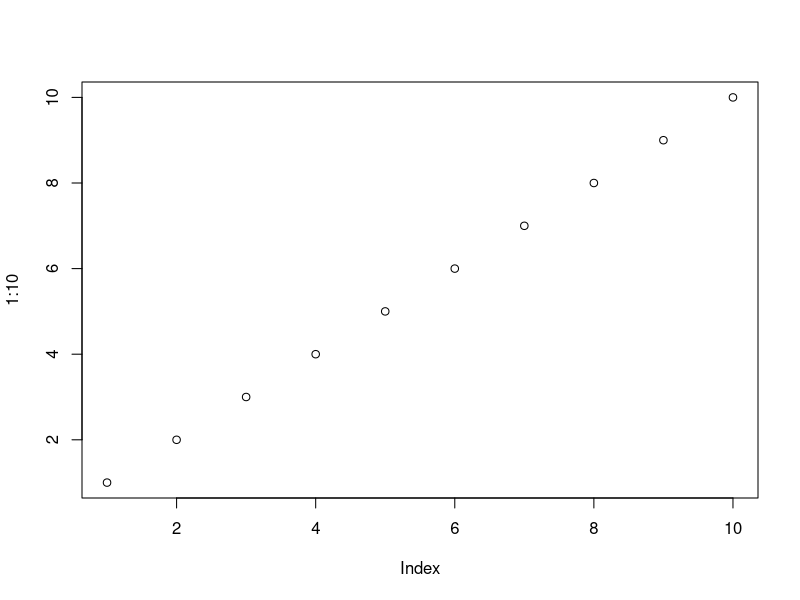
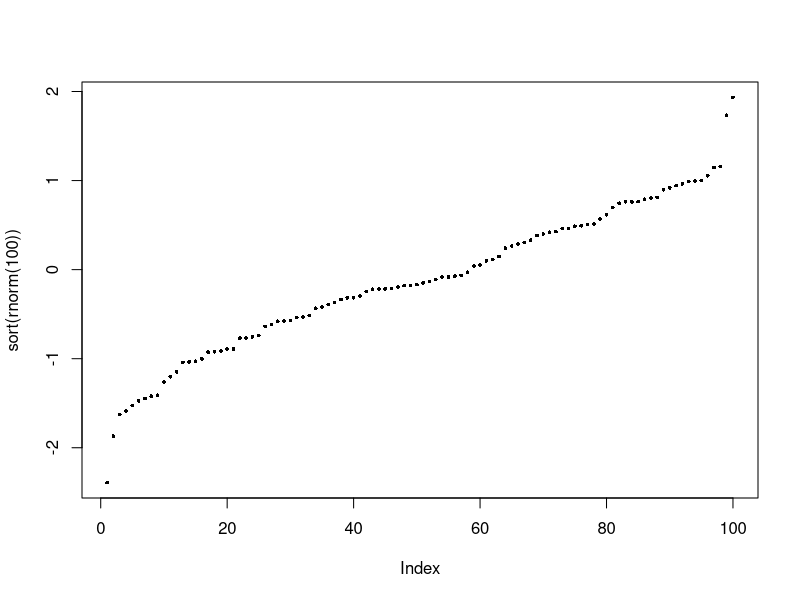
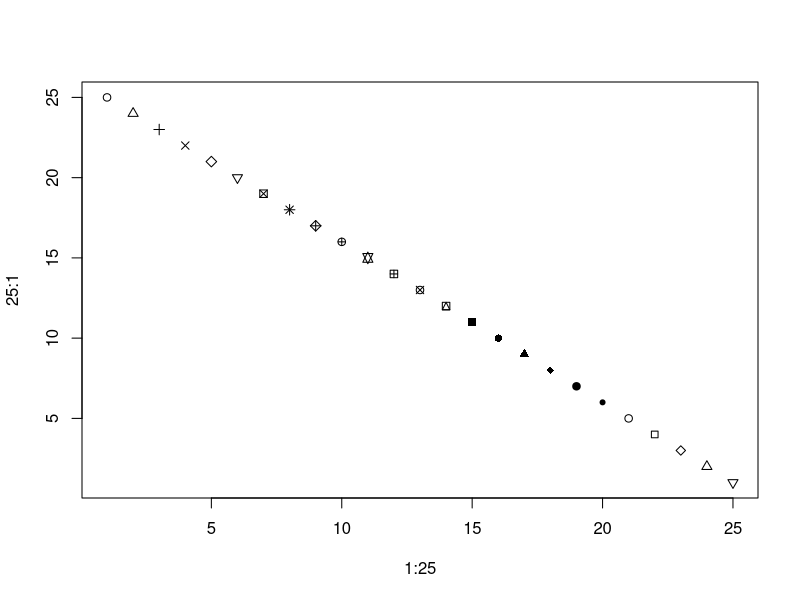
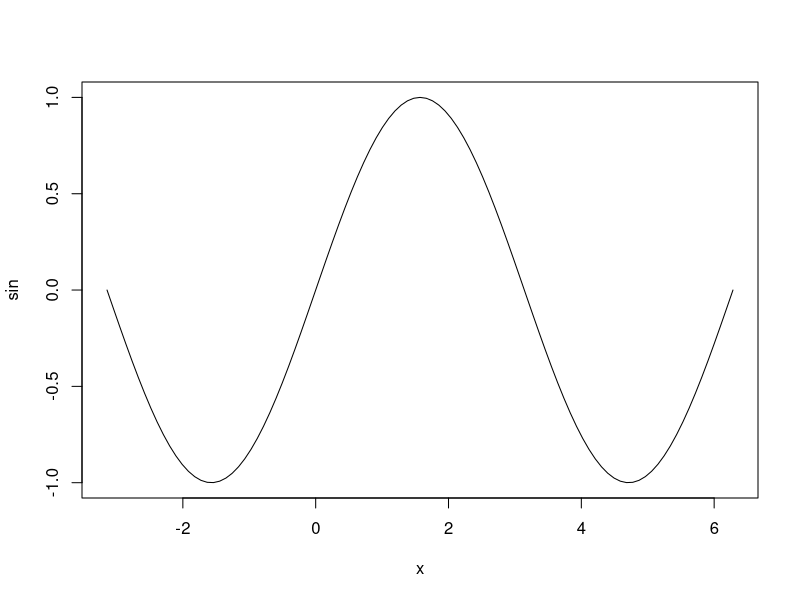
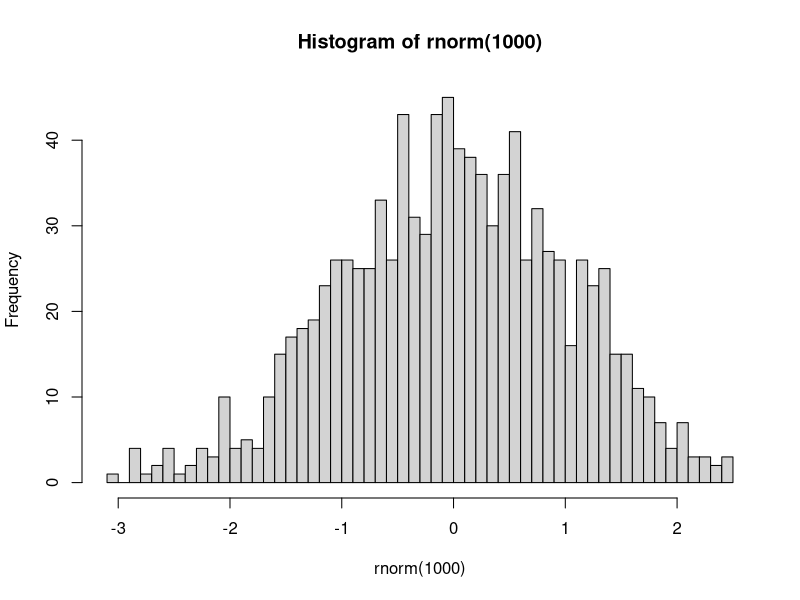
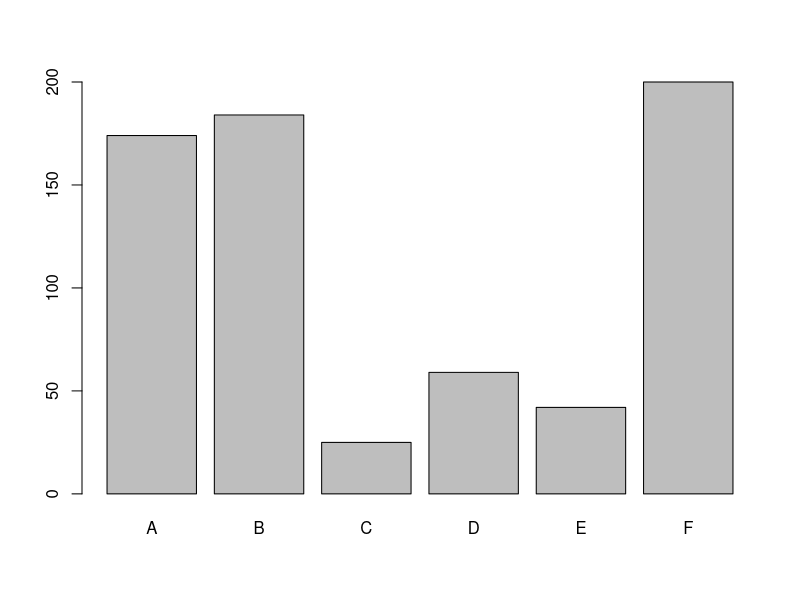
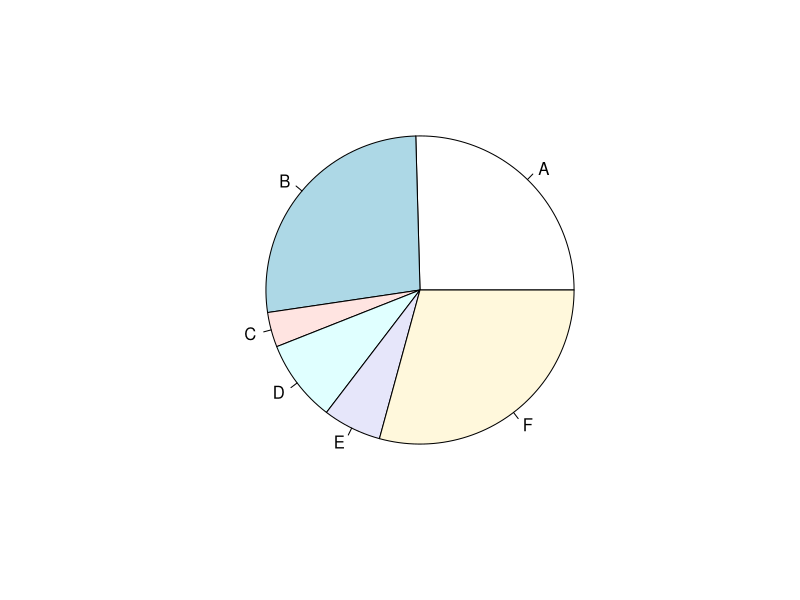
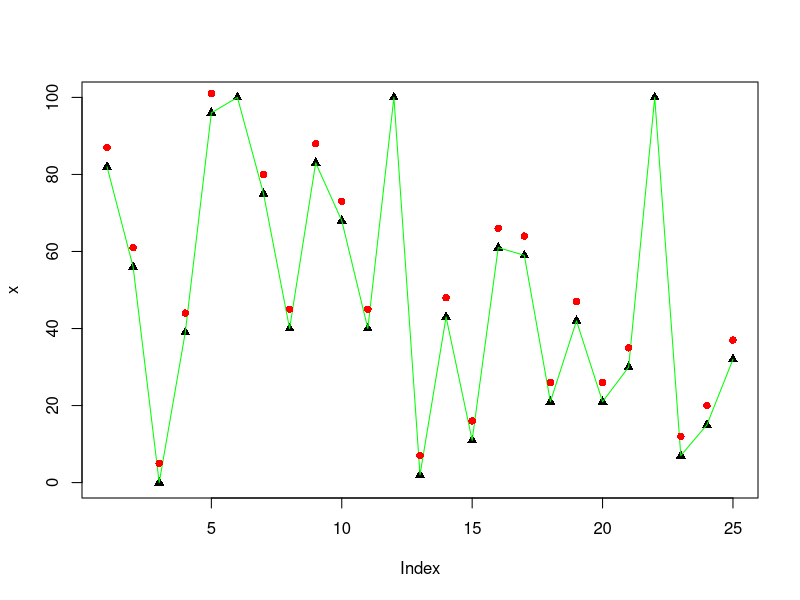

Here is the R script that generated these plots, in order:
## ---- chunk 1
knitr::opts_chunk$set(echo = TRUE, message=FALSE, warning=FALSE)
## ---- chunk 2
x=3.14159; y='hello world'; z=TRUE
# ou
x <- 5 
5 -> x
## ---- chunk 3
print(y)
# on peut aussi utiliser les parenthèses autour lors de la création d'objets pour les afficher les résultats
( num <- 3.14 )  
## ---- chunk 4
str(x)
str(max)
## ---- chunk 5
#ls()              # lister les objets dans Environnement
rm(y)             # supprimer un objet
#rm(list=ls())     # supprimer tous les objets
## ---- chunk 6
# getwd()                                # afficher le répertoire de travail actuel
# setwd("/Users/robinedwards/Documents") # définir un répertoire de travail
print    (  "R ignores the 'white-space' in command syntax"     )   
## ---- chunk 7
# help(fonction à préciser)
# par exemple:
# help(max)
# ou
# ?max
# ??csv                  # rechercher dans toute la documentation
# library(help=utils)    # aide pour un package en particulier
## ---- chunk 8
vec <- c(2,5,8,3,7)
# pour une suite de nombre
vec <- 10:20
## ---- chunk 9
vec[3]
vec[3:6]
vec[ c(1,3,8) ]
## ---- chunk 10
vec > 15
vec[vec > 15]
## ---- chunk 11
5 %in% vec
12 %in% vec
## ---- chunk 12
(x = c('one', 'five', 'two', 3, 'two'))
## ---- chunk 13
match('two', x)
match(c('two','five'), x)
## ---- chunk 14
vec <- c(10,6,2,4,10,2,8,7,1,6)
sort(vec)
## ---- chunk 15
matrx = matrix(1:15, 3, 5)
# ou
matrx <- 1:12
dim(matrx) <- c(3,4)
matrx
## ---- chunk 16
t(matrx) # a matrix can be easily transposed
## ---- chunk 17
(matrx = matrix(c(1:14,"15e element"), 3, 5))

## ---- chunk 18
( arry <- array(1:24, dim=c(4,3,2)) )
## ---- chunk 19
arry[12]        # un seul nombre permet de sélection le nième élément dans l'ordre
arry[3,1,2]     # plusieurs nombres permettent sélection les éléments selon les dimensions
arry[,,2]
arry[,1,]

## ---- chunk 20
df <- data.frame(name = c('Matt','Kate','Jacquie','Simon','Nita'),
                 age = c(35,29,32,35,39))

## ---- chunk 21
str(df)
## ---- chunk 22
df[1,]
df[2:3,]
df[,1]
df[2,1]
## ---- chunk 23
dimnames(df)
colnames(df)
names(df) 
row.names(df)
## ---- chunk 24
df$name
df$name[2]
## ---- chunk 25
names(df) <- c('person','years')
row.names(df) <- c('R1','R2','R3','R4','R5')
## ---- chunk 26
length(vec)
dim(df)
dim(arry)
nrow(df)
ncol(df)

## ---- chunk 27
df[order(df$years),]
## ---- chunk 28
lst = list()
## ---- chunk 29
lst[1] = "one"
lst[[2]] <- "two"
lst[length(lst)+1] <- "three"
print(lst)

## ---- chunk 30
lst[[1]] # premier élément de la liste, la sortie n'est plus une liste
lst[1]   # premeir élément de la liste, la sortie est une liste
lst[2:3]
lst[c(1,3)] 
## ---- chunk 31
lst[[3]] <- NULL
lst[1:2] <- NULL
lst
## ---- chunk 32
lst[[1]] <- list('subitem1', 2, 3)
lst[[2]] <- 'item2'
lst
lst[[1]][[1]]

## ---- chunk 33
dict <- list(mon=1, tues=2)
dict['wed'] <- 3
print(dict)
dict[['tues']]
dict[c('mon','wed')]
## ---- chunk 34
(bool <- TRUE)
(bool <- c(TRUE, FALSE, TRUE))
## ---- chunk 35
3==3
1==2
1>2
1<2
## ---- chunk 36
factr <- as.factor(c(10,30,20,10,20,20,30))
str(factr)
## ---- chunk 37
levels(factr)
## ---- chunk 38
table(factr)
## ---- chunk 39
# niveau
as.numeric(factr)

# conversion d'abord en chaînes de caracètres
as.numeric(as.character(factr))
## ---- chunk 40
print(df)
# invalid
df$person[1] <- 'Matthew'

# conversion d'abord en chaînes de caractères
df$person <- as.character(df$person)
df$person[1] <- 'Matthew'
df$person <- as.factor(df$person)   # coerce back to factor if necessary
levels(df$person)

## ---- chunk 41
(x = 1:5)
x[8] = 8
x[3] = NA
x
na.omit(x)
x[na.omit(x)]
is.na(x)
x[!is.na(x)]
## ---- chunk 42
num=3
char="3"

class(bool)
class(num)               # numeric est le type par défaut pour les variables numériques
class(as.integer(num))   # integer : entier
class(char)              # character : chaînes de caractères
class('237' )            # Nombres entre guillemets sont des chaînes de caractères
as.numeric('237')        # on peut convertir
as.character(237)        

# quand on parle de types de variables, on doit préciser à quel niveau
class(df)
class(df[,2])
class(df[,1])
## ---- chunk 43
2 + 2 == 4 
3 <= 2 
3 >= 2 
'string' == "string"
'b' >= 'a' 
3 != 3  
c(4,2,6) == c(4,2,8)
TRUE == T 
TRUE & TRUE
TRUE | FALSE 
F | F
## ---- chunk 44
x <- 4
if(x < 5){ 
  print('x est supérieur à 5')
} else{
  print('x est inférieur à 5')
}

if(T|F) print('Vrai ou faux')
if(T&F) print('') else print("Vrai et faux")
## ---- chunk 45
for(i in 1:5){
  print(paste('number ',i))
}
## ---- chunk 46
i = 10
while(i > 0){
  print(paste('number ',i))
  i = i - 3
}

## ---- chunk 47

multiply <- function(input1, input2){
  tot <- input1 * input2
  return(tot)
}
## ---- chunk 48
multiply(3,5)
## ---- chunk 49
seq(-2, 2, by=.2) 
seq(length=10, from=-5, by=.2)    # with range defined by vector length
rnorm(20, mean = 0, sd = 1)       # random normal distribution
runif(20, min=0, max=100)         # array of random numbers
sample(0:100, 20, replace=TRUE)   # array of random integers
table(warpbreaks[,2:3])           # array summary stats (powerful summary tool)
min(vec)
max(vec)
range(vec)
mean(vec)
median(vec)
sum(vec)
prod(vec)
abs(-5) 
sd(rnorm(10)) 
4^2 
sqrt(16)                   
5%%3                            
6%%2                                   
for(i in 1:100) if(i%%20==0) print(i) 
## ---- chunk 50
# df <- read.csv('example.csv')
# write.csv(df, 'example.csv')
## ---- chunk 51
head(InsectSprays)
tail(InsectSprays, n=3)
## ---- chunk 52
summary(InsectSprays)
## ---- chunk 53
aggregate(InsectSprays$count, by=list(InsectSprays$spray), FUN=mean)
sumInsects <- aggregate(InsectSprays$count, by=list(InsectSprays$spray), FUN=sum)
names(sumInsects) <- c('group', 'sum')
print(sumInsects)
## ---- chunk 54
warpbreaks[warpbreaks$wool=='A',]
warpbreaks[warpbreaks$tension %in% c('L','M'),]
## ---- chunk 55
(newrow <- data.frame(breaks=42, wool='B', tension='M'))
(warpbreaks <- rbind(warpbreaks, newrow))

## ---- chunk 56
sapply(airquality, function(x) sum(is.na(x)))
## ---- chunk 57
library(Hmisc)
describe(airquality)
## ---- chunk 58
plot(1:10)
plot(sort(rnorm(100)), pch=16, cex=0.5)                 # specifying point and size respectively
plot(x=1:25, y=25:1, pch=1:25)                          # x & y inputs, and showing the available point symbols
plot(sin, -pi, 2*pi)
hist(rnorm(1000), breaks=50)
barplot(sumInsects$sum, names.arg = sumInsects$group)
pie(sumInsects$sum, labels = sumInsects$group)

## ---- chunk 59
x <- sample(0:100, 25, replace=TRUE)
plot(x, pch=17)
lines(x, col='#00FF00')
points(x+5, pch=16, col='red')
## ---- chunk 60
sumWB <- aggregate(warpbreaks$breaks, by=list(warpbreaks$wool, warpbreaks$tension), FUN=mean)
names(sumWB) <- c('wool','tension','mean_breaks')
(data <- cbind(sumWB$mean_breaks[c(1,3,5)], sumWB$mean_breaks[c(2,4,6)]))
barplot(data, names.arg=c('Group A','Group B'), 
        legend.text=c('L','M','H'), args.legend = list(x = "right"))

barplot(data, names.arg=c('Group A','Group B'), beside=T,
        legend.text=c('L','M','H'), args.legend = list(x = "topright"))

## ---- chunk 61
(cities <- data.frame(city=c('London','Bristol','Manchester','Leeds'), 
                      lon=c(-0.1,-2.6,-2.2,-1.5), lat=c(51.5,51.4,53.5,53.8), pop=c(8,1,2.7,0.8)))
symbols(x=cities$lon, y=cities$lat, circles=sqrt(cities$pop), inches=0.3, 
        bg='red', fg=NULL, asp=T, xlab='Longitude', ylab='Latitude')
abline(h=(seq(51,53,1)), col="lightgray", lty=1)
abline(v=(seq(-4,1,1)), col="lightgray", lty=1)
text(x=cities$lon, y=cities$lat+0.2, labels=cities$city)
